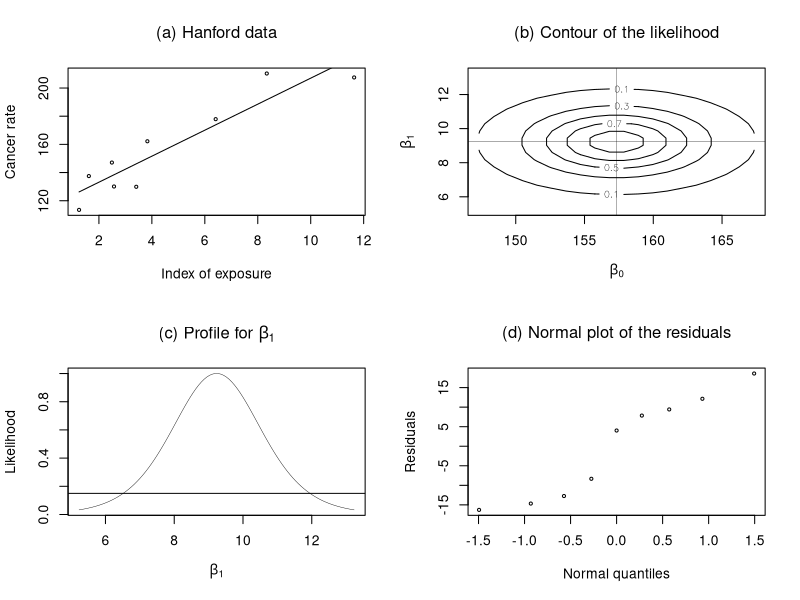

Here is the R script that generated this plot:
# Example 6.2

xdat<- scan('hanford.dat',skip=6,what=list(co='',0,0))
  x<- xdat[[2]]
  y<- xdat[[3]]
par(mfrow=c(2,2))


plot(x,y,xlab='Index of exposure',ylab='Cancer rate',type='n')
  points(x,y,cex=.5)
  title(expression('(a) Hanford data'))
  x0<- x-mean(x)
  xlm <- lm(y~ x0)
print(summary(xlm)$coef)

  bohat<- xlm$coef[1]
  b1hat<- xlm$coef[2]
  muhat <- bohat+ b1hat*x0
  lines(x,muhat)

n<-length(x)
fun1 <- function(bo,b1){
	-n/2*log(sum((y-bo-b1*x0)^2))
        }

bbo<- seq(bohat-10,bohat+10,len=20)
bb1 <- seq(b1hat-4,b1hat+4,len=20)
ll<- NULL
for (bo in bbo)
{
  for (b1 in bb1){
     ll <- c(ll,fun1(bo,b1))
  }
}
lik<- exp(ll-max(ll))
#
contour(bbo,bb1,matrix(lik,20,byrow=T),level=seq(.1,1,by=.2),
        xlab=expression(beta[0]),
        ylab=expression(beta[1]))
  title(expression('(b) Contour of the likelihood'))
  abline(h=b1hat,v=bohat,lwd=.3)

bb1<- seq(b1hat-4,b1hat+4,len=100)
fun2<- function(b1){
       bo<- mean(y)
      -n/2*log(sum((y-bo-b1*x0)^2))
        }
ll<-NULL
for (b1 in bb1){
     ll <- c(ll,fun2(b1))
  }
like<- exp(ll-max(ll))
plot(bb1,like,xlab=expression(beta[1]),
     ylab='Likelihood',type='n')
  lines(bb1,like,lwd=.4)
  abline(h=.15)
  title(expression(paste('(c) Profile for ',beta[1])))


a<-qqnorm(xlm$res,plot=F)
plot(a,xlab='Normal quantiles',ylab='Residuals',type='n')
  points(a,cex=.5)
  title(expression('(d) Normal plot of the residuals'))
